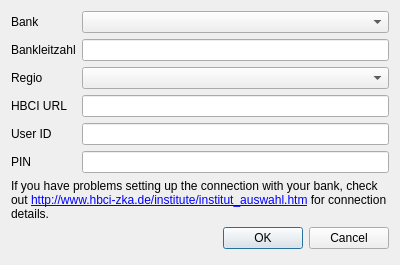
<?xml version="1.0" encoding="UTF-8"?>
<ui version="4.0">
 <class>HBCIDialog</class>
 <widget class="QDialog" name="HBCIDialog">
  <property name="windowModality">
   <enum>Qt::WindowModal</enum>
  </property>
  <property name="geometry">
   <rect>
    <x>0</x>
    <y>0</y>
    <width>400</width>
    <height>265</height>
   </rect>
  </property>
  <property name="sizePolicy">
   <sizepolicy hsizetype="Fixed" vsizetype="Fixed">
    <horstretch>0</horstretch>
    <verstretch>0</verstretch>
   </sizepolicy>
  </property>
  <property name="minimumSize">
   <size>
    <width>400</width>
    <height>265</height>
   </size>
  </property>
  <property name="maximumSize">
   <size>
    <width>400</width>
    <height>265</height>
   </size>
  </property>
  <property name="windowTitle">
   <string>HBCI import</string>
  </property>
  <layout class="QFormLayout" name="formLayout">
   <item row="0" column="1">
    <widget class="QComboBox" name="banksCb"/>
   </item>
   <item row="7" column="1">
    <widget class="QDialogButtonBox" name="buttonBox">
     <property name="orientation">
      <enum>Qt::Horizontal</enum>
     </property>
     <property name="standardButtons">
      <set>QDialogButtonBox::Cancel|QDialogButtonBox::Ok</set>
     </property>
    </widget>
   </item>
   <item row="4" column="1">
    <widget class="QLineEdit" name="userIDLe"/>
   </item>
   <item row="5" column="1">
    <widget class="QLineEdit" name="pinLe">
     <property name="echoMode">
      <enum>QLineEdit::Password</enum>
     </property>
    </widget>
   </item>
   <item row="0" column="0">
    <widget class="QLabel" name="label">
     <property name="text">
      <string>Bank</string>
     </property>
    </widget>
   </item>
   <item row="4" column="0">
    <widget class="QLabel" name="label_2">
     <property name="text">
      <string>User ID</string>
     </property>
    </widget>
   </item>
   <item row="5" column="0">
    <widget class="QLabel" name="label_3">
     <property name="text">
      <string>PIN</string>
     </property>
    </widget>
   </item>
   <item row="2" column="1">
    <widget class="QComboBox" name="regioCb"/>
   </item>
   <item row="2" column="0">
    <widget class="QLabel" name="label_4">
     <property name="text">
      <string>Regio</string>
     </property>
    </widget>
   </item>
   <item row="1" column="1">
    <widget class="QLineEdit" name="blzLe"/>
   </item>
   <item row="3" column="1">
    <widget class="QLineEdit" name="hbciLe">
     <property name="readOnly">
      <bool>true</bool>
     </property>
    </widget>
   </item>
   <item row="1" column="0">
    <widget class="QLabel" name="label_5">
     <property name="text">
      <string>Bankleitzahl</string>
     </property>
    </widget>
   </item>
   <item row="3" column="0">
    <widget class="QLabel" name="label_6">
     <property name="text">
      <string>HBCI URL</string>
     </property>
    </widget>
   </item>
   <item row="6" column="0" colspan="2">
    <widget class="QLabel" name="label_7">
     <property name="text">
      <string>If you have problems setting up the connection with your bank, check out &lt;a href=&quot;http://www.hbci-zka.de/institute/institut_auswahl.htm&quot;&gt;http://www.hbci-zka.de/institute/institut_auswahl.htm&lt;/a&gt; for connection details.</string>
     </property>
     <property name="wordWrap">
      <bool>true</bool>
     </property>
    </widget>
   </item>
  </layout>
 </widget>
 <resources/>
 <connections>
  <connection>
   <sender>buttonBox</sender>
   <signal>accepted()</signal>
   <receiver>HBCIDialog</receiver>
   <slot>accept()</slot>
   <hints>
    <hint type="sourcelabel">
     <x>248</x>
     <y>254</y>
    </hint>
    <hint type="destinationlabel">
     <x>157</x>
     <y>274</y>
    </hint>
   </hints>
  </connection>
  <connection>
   <sender>buttonBox</sender>
   <signal>rejected()</signal>
   <receiver>HBCIDialog</receiver>
   <slot>reject()</slot>
   <hints>
    <hint type="sourcelabel">
     <x>316</x>
     <y>260</y>
    </hint>
    <hint type="destinationlabel">
     <x>286</x>
     <y>274</y>
    </hint>
   </hints>
  </connection>
 </connections>
</ui>
